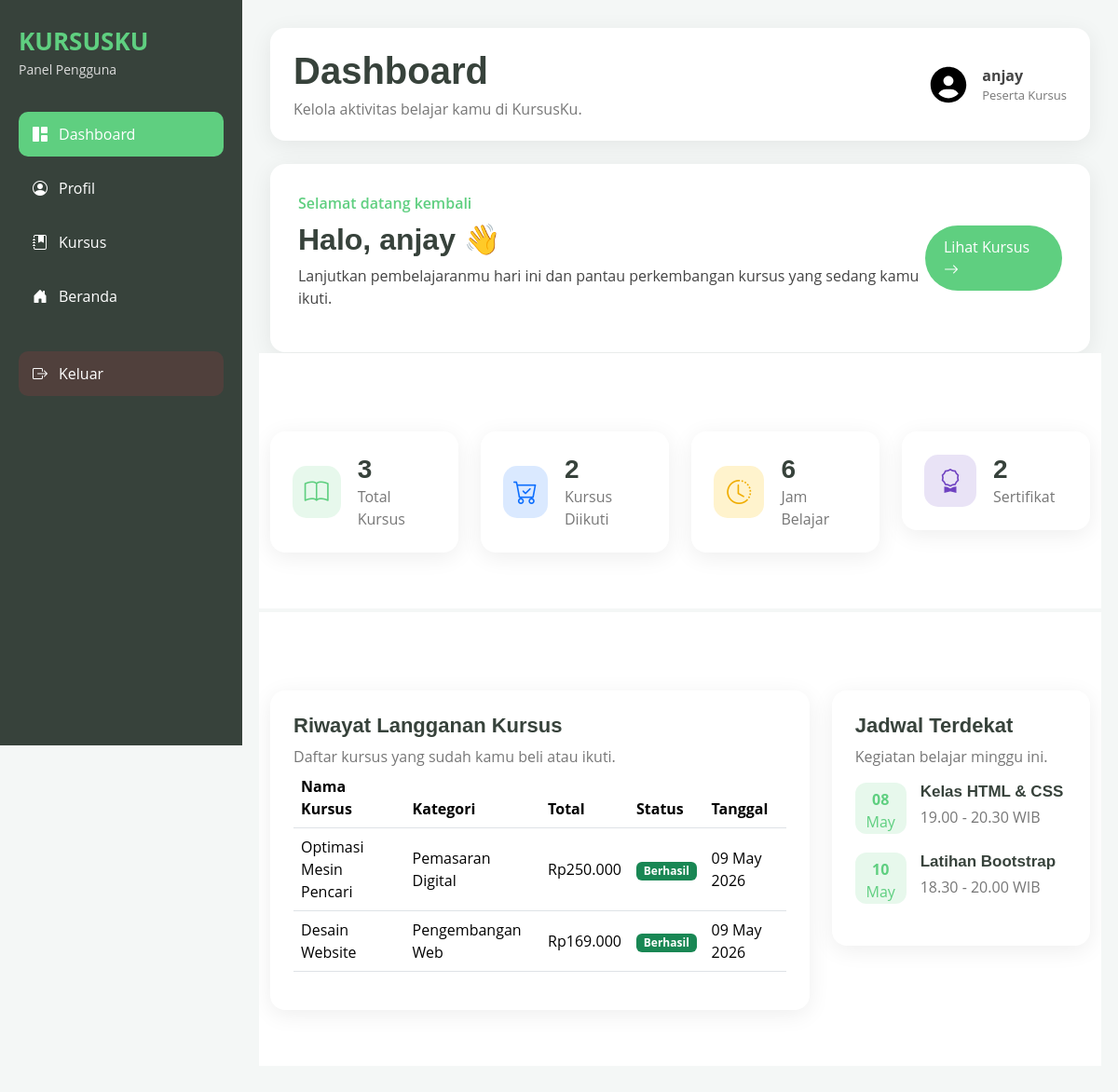
The app's page /dashboard.php (signed in) with its own data.
### tables this page shows
CREATE TABLE `transactions` (
  `id` int(11) NOT NULL,
  `user_id` int(11) NOT NULL,
  `course_id` int(11) NOT NULL,
  `total_harga` int(11) NOT NULL,
  `status` varchar(50) NOT NULL DEFAULT 'Berlangganan',
  `tanggal` timestamp NOT NULL DEFAULT CURRENT_TIMESTAMP
);

CREATE TABLE `courses` (
  `id` int(11) NOT NULL,
  `nama_kursus` varchar(150) NOT NULL,
  `kategori` varchar(100) NOT NULL,
  `harga` int(11) NOT NULL,
  `deskripsi` text NOT NULL,
  `gambar` varchar(255) NOT NULL,
  `created_at` timestamp NOT NULL DEFAULT CURRENT_TIMESTAMP,
  `durasi_jam` int(11) NOT NULL DEFAULT '0'
);

CREATE TABLE `schedules` (
  `id` int(11) NOT NULL,
  `judul` varchar(100) DEFAULT NULL,
  `tanggal` date DEFAULT NULL,
  `jam` varchar(50) DEFAULT NULL,
  `course_id` int(11) DEFAULT NULL
);

### dashboard.php (the view, shortened to what this page needs)
<?php
include "config.php";
$nama = $_SESSION["nama"];
$userId = (int) $_SESSION["id"];
$queryFoto = mysqli_query($conn, "
  SELECT foto FROM users
  WHERE id=$userId
");
$dataFoto = mysqli_fetch_assoc($queryFoto);
$fotoUser = "profile-default.png";
if ($dataFoto && !empty($dataFoto["foto"])) {
  $fotoUser = $dataFoto["foto"];
}
if (!file_exists("assets/uploads/" . $fotoUser)) {
  $fotoUser = "profile-default.png";
}
$totalCourses = mysqli_num_rows(
  mysqli_query($conn, "SELECT * FROM courses")
);
if (
    $fotoUser != "default-user.svg" &&
    !file_exists("assets/uploads/" . $fotoUser)
  ) {
    $fotoUser = "default-user.svg";
}
$stmt = mysqli_prepare($conn, "
  SELECT t.*, c.nama_kursus, c.kategori, c.gambar
  FROM transactions t
  JOIN courses c ON t.course_id = c.id
  WHERE t.user_id = ?
  ORDER BY t.tanggal DESC
");
mysqli_stmt_bind_param($stmt, "i", $userId);
mysqli_stmt_execute($stmt);
$transactions = mysqli_stmt_get_result($stmt);
$totalSubscribed = mysqli_num_rows($transactions);
$querySchedule = mysqli_query($conn, "
  SELECT s.*
  FROM schedules s
  JOIN transactions t ON s.course_id = t.course_id
  WHERE t.user_id = $userId
  ORDER BY s.tanggal ASC
  LIMIT 3
");
$queryJam = mysqli_query($conn, "
  SELECT SUM(c.durasi_jam) AS total_jam
  FROM transactions t
  JOIN courses c ON t.course_id = c.id
  WHERE t.user_id = $userId
");
$dataJam = mysqli_fetch_assoc($queryJam);
$totalJam = $dataJam['total_jam'];
?>
<!doctype html>
<html lang="id">
<head>
  <link href="https://cdn.jsdelivr.net/npm/bootstrap@5.3.3/dist/css/bootstrap.min.css" rel="stylesheet">
  <link href="https://cdn.jsdelivr.net/npm/bootstrap-icons@1.13.1/font/bootstrap-icons.min.css" rel="stylesheet">
  <link rel="stylesheet" href="assets/css/main.css">
  <link rel="stylesheet" href="assets/css/dashboard.css">
  <link rel="stylesheet" href="assets/css/profile-dropdown.css">
</head>
<body class="dashboard-page">
  <div class="dashboard-wrapper">
    <aside class="dashboard-sidebar" id="sidebar">
      <div class="sidebar-brand">
        <a href="index.php">KURSUSKU</a>
        <span>Panel Pengguna</span>
      </div>
      <nav class="sidebar-menu">
        <a href="dashboard.php" class="active">
          <i class="bi bi-grid-1x2-fill"></i>
          <span>Dashboard</span>
        </a>
        <a href="profile.php">
          <i class="bi bi-person-circle"></i>
          <span>Profil</span>
        </a>
        <a href="courses.php">
          <i class="bi bi-journal-bookmark-fill"></i>
          <span>Kursus</span>
        </a>
        <a href="index.php">
          <i class="bi bi-house-door-fill"></i>
          <span>Beranda</span>
        </a>
        <a href="logout.php" class="logout-link">
          <i class="bi bi-box-arrow-right"></i>
          <span>Keluar</span>
        </a>
      </nav>
    </aside>
    <div class="dashboard-main">
      <header class="dashboard-topbar">
        <div>
          <h1>Dashboard</h1>
          <p>Kelola aktivitas belajar kamu di KursusKu.</p>
        </div>
        <div class="topbar-user">
          <div class="user-avatar">
            <img
              src="assets/uploads/<?php echo $fotoUser; ?>"
              alt="Foto Profil">
          </div>
          <div class="user-info">
            <strong><?php echo htmlspecialchars($nama); ?></strong>
            <span>Peserta Kursus</span>
          </div>
        </div>
      </header>
      <section class="welcome-card">
        <div>
          <span class="welcome-label">
            Selamat datang kembali
          </span>
          <h2>
            Halo, <?php echo htmlspecialchars($nama); ?> 👋
          </h2>
          <p>
            Lanjutkan pembelajaranmu hari ini dan pantau perkembangan kursus yang sedang kamu ikuti.
          </p>
        </div>
        <a href="courses.php" class="welcome-button">
          Lihat Kursus
          <i class="bi bi-arrow-right"></i>
        </a>
      </section>
      <section class="row g-4 stats-section">
        <div class="col-xl-3 col-md-6">
          <div class="stat-card">
            <div class="stat-icon green">
              <i class="bi bi-book"></i>
            </div>
            <div>
              <h3><?php echo $totalCourses; ?></h3>
              <p>Total Kursus</p>
            </div>
          </div>
        </div>
        <div class="col-xl-3 col-md-6">
          <div class="stat-card">
            <div class="stat-icon blue">
              <i class="bi bi-cart-check"></i>
            </div>
            <div>
              <h3><?php echo $totalSubscribed; ?></h3>
              <p>Kursus Diikuti</p>
            </div>
          </div>
        </div>
        <div class="col-xl-3 col-md-6">
          <div class="stat-card">
            <div class="stat-icon orange">
              <i class="bi bi-clock-history"></i>
            </div>
            <div>
              <h3><?php echo $totalJam; ?></h3>
              <p>Jam Belajar</p>
            </div>
          </div>
        </div>
        <div class="col-xl-3 col-md-6">
          <div class="stat-card">
            <div class="stat-icon purple">
              <i class="bi bi-award"></i>
            </div>
            <div>
              <h3><?php echo $totalSubscribed; ?></h3>
              <p>Sertifikat</p>
            </div>
          </div>
        </div>
      </section>
      <section class="row g-4 mt-1">
        <div class="col-lg-8">
          <div class="dashboard-card">
            <div class="card-heading">
              <div>
                <h3>Riwayat Langganan Kursus</h3>
                <p>Daftar kursus yang sudah kamu beli atau ikuti.</p>
              </div>
            </div>
            <div class="table-responsive">
              <table class="table align-middle dashboard-table">
                <thead>
                  <tr>
                    <th>Nama Kursus</th>
                    <th>Kategori</th>
                    <th>Total</th>
                    <th>Status</th>
                    <th>Tanggal</th>
                  </tr>
                </thead>
                <tbody>
                  <?php if (mysqli_num_rows($transactions) > 0) : ?>
                    <?php mysqli_data_seek($transactions, 0); ?>
                    <?php while ($row = mysqli_fetch_assoc($transactions)) : ?>
                      <tr>
                        <td><?php echo htmlspecialchars($row["nama_kursus"]); ?></td>
                        <td><?php echo htmlspecialchars($row["kategori"]); ?></td>
                        <td>Rp<?php echo number_format($row["total_harga"], 0, ',', '.'); ?></td>
                        <td>
                          <span class="badge text-bg-success">
                            <?php echo htmlspecialchars($row["status"]); ?>
                          </span>
                        </td>
                        <td>
                          <?php echo date("d M Y", strtotime($row["tanggal"])); ?>
                        </td>
                      </tr>
                    <?php endwhile; ?>
                  <?php endif; ?>
                </tbody>
              </table>
            </div>
          </div>
        </div>
        <div class="col-lg-4">
          <div class="dashboard-card" id="jadwal">
            <div class="card-heading mb-3">
              <div>
                <h3>Jadwal Terdekat</h3>
                <p>Kegiatan belajar minggu ini.</p>
              </div>
            </div>
            <?php if(mysqli_num_rows($querySchedule) > 0) : ?>
              <?php while($schedule = mysqli_fetch_assoc($querySchedule)) : ?>
                <div class="schedule-item">
                  <div class="schedule-date">
                    <strong>
                      <?php echo date('d', strtotime($schedule['tanggal'])); ?>
                    </strong>
                    <span>
                      <?php echo date('M', strtotime($schedule['tanggal'])); ?>
                    </span>
                  </div>
                  <div>
                    <h4>
                      <?php echo htmlspecialchars($schedule['judul']); ?>
                    </h4>
                    <p>
                      <?php echo htmlspecialchars($schedule['jam']); ?>
                    </p>
                  </div>
                </div>
              <?php endwhile; ?>
            <?php else : ?>
              <p>Belum ada jadwal tersedia.</p>
            <?php endif; ?>
          </div>
        </div>
      </section>
    </div>
  </div>
</body>
</html>

### css/main.css (style rules this page uses)
:root { --default-font: "Open Sans", system-ui, -apple-system, "Segoe UI", Roboto, "Helvetica Neue", Arial, "Noto Sans", "Liberation Sans", sans-serif, "Apple Color Emoji", "Segoe UI Emoji", "Segoe UI Symbol", "Noto Color Emoji"; --heading-font: "Raleway", sans-serif; --nav-font: "Poppins", sans-serif; }
:root { --background-color: #ffffff; --default-color: #444444; --heading-color: #37423b; --accent-color: #5fcf80; --surface-color: #ffffff; --contrast-color: #ffffff; }
:root { --nav-color: #272828; --nav-hover-color: #5fcf80; --nav-mobile-background-color: #ffffff; --nav-dropdown-background-color: #ffffff; --nav-dropdown-color: #272828; --nav-dropdown-hover-color: #5fcf80; }
:root { scroll-behavior: smooth; }
body { color: var(--default-color); background-color: var(--background-color); font-family: var(--default-font); }
a { color: var(--accent-color); text-decoration: none; transition: 0.3s; }
h1, h2, h3, h4, h5, h6 { color: var(--heading-color); font-family: var(--heading-font); }
section, .section { color: var(--default-color); background-color: var(--background-color); padding: 60px 0; scroll-margin-top: 900px; overflow: clip; }

### css/dashboard.css (style rules this page uses)
body.dashboard-page { margin: 0; background: #f4f7f6; font-family: var(--default-font); }
.dashboard-wrapper { display: flex; min-height: 100vh; }
.dashboard-sidebar { width: 260px; min-height: 100vh; background: #37423b; padding: 25px 20px; position: fixed; left: 0; top: 0; }
.sidebar-brand { margin-bottom: 35px; }
.sidebar-brand a { color: #5fcf80; font-size: 26px; font-weight: 700; }
.sidebar-brand span { display: block; color: #ddd; font-size: 14px; }
.sidebar-menu { display: flex; flex-direction: column; gap: 10px; }
.sidebar-menu a { color: #fff; padding: 12px 15px; border-radius: 10px; display: flex; gap: 12px; align-items: center; }
.sidebar-menu a:hover, .sidebar-menu a.active { background: #5fcf80; color: #fff; }
.logout-link { margin-top: 25px; background: rgba(220, 53, 69, 0.15); }
.dashboard-main { margin-left: 260px; width: calc(100% - 260px); padding: 30px; }
.dashboard-topbar, .welcome-card, .stat-card, .dashboard-card { background: #fff; border-radius: 16px; box-shadow: 0 5px 25px rgba(0,0,0,0.07); }
.dashboard-topbar { padding: 22px 25px; margin-bottom: 25px; display: flex; justify-content: space-between; align-items: center; }
.dashboard-topbar h1 { margin: 0; font-weight: 700; }
.dashboard-topbar p { margin: 5px 0 0; color: #777; }
.topbar-user { display: flex; align-items: center; gap: 12px; }
.user-avatar { width: 48px; height: 48px; border-radius: 50%; overflow: hidden; flex-shrink: 0; background: transparent; }
.user-avatar img { width: 100%; height: 100%; object-fit: cover; border-radius: 50%; display: block; }
.user-info span { display: block; font-size: 13px; color: #777; }
.welcome-card { padding: 30px; margin-bottom: 25px; display: flex; justify-content: space-between; align-items: center; }
.welcome-label { color: #5fcf80; font-weight: 600; }
.welcome-card h2 { margin-top: 8px; font-weight: 700; }
.welcome-button { background: #5fcf80; color: #fff; padding: 11px 20px; border-radius: 50px; }
.stat-card { padding: 24px; display: flex; align-items: center; gap: 18px; }
.stat-icon { width: 56px; height: 56px; border-radius: 15px; display: flex; align-items: center; justify-content: center; }
.stat-icon i { font-size: 26px; }
.stat-icon.green { background: rgba(95, 207, 128, 0.15); color: #5fcf80; }
.stat-icon.blue { background: rgba(13, 110, 253, 0.15); color: #0d6efd; }
.stat-icon.orange { background: rgba(255, 193, 7, 0.2); color: #f0ad00; }
.stat-icon.purple { background: rgba(111, 66, 193, 0.15); color: #6f42c1; }
.stat-card h3 { margin: 0; font-weight: 700; }
.stat-card p { margin: 0; color: #777; }
.dashboard-card { padding: 25px; }
.card-heading { display: flex; justify-content: space-between; align-items: center; }
.card-heading h3 { font-size: 22px; font-weight: 700; }
.card-heading p { color: #777; margin: 0; }
.schedule-item, .certificate-item { display: flex; gap: 15px; margin-bottom: 20px; }
.schedule-date { min-width: 55px; height: 55px; border-radius: 12px; background: rgba(95, 207, 128, 0.15); color: #5fcf80; text-align: center; padding-top: 6px; }
.schedule-date strong, .schedule-date span { display: block; }
.schedule-item h4, .certificate-item h4 { font-size: 17px; margin: 0; font-weight: 700; }
.schedule-item p, .certificate-item p { margin: 4px 0 0; color: #777; }

### records on screen
transactions: course.nama_kursus "Optimasi Mesin Pencari", course.kategori "Pemasaran Digital", total_harga "250.000", status "Berhasil", tanggal "09 May 2026"
transactions: course.nama_kursus "Desain Website", course.kategori "Pengembangan Web", total_harga "169.000", status "Berhasil", tanggal "09 May 2026"
schedules: tanggal "08", tanggal "May", judul "Kelas HTML & CSS", jam "19.00 - 20.30 WIB"
schedules: tanggal "10", tanggal "May", judul "Latihan Bootstrap", jam "18.30 - 20.00 WIB"

### other values on screen
$nama "anjay"
$totalCourses "3"
$totalSubscribed "2"
$totalJam "6"
